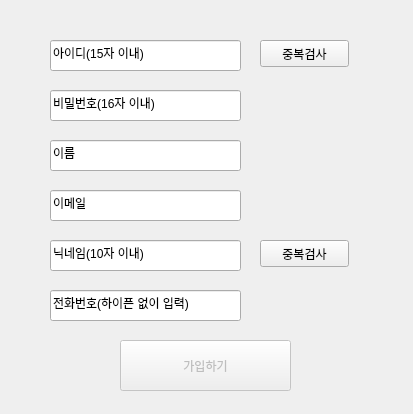
<?xml version="1.0" encoding="UTF-8"?>
<ui version="4.0">
 <class>Form</class>
 <widget class="QWidget" name="Form">
  <property name="windowModality">
   <enum>Qt::NonModal</enum>
  </property>
  <property name="geometry">
   <rect>
    <x>0</x>
    <y>0</y>
    <width>413</width>
    <height>414</height>
   </rect>
  </property>
  <property name="windowTitle">
   <string>Sign In</string>
  </property>
  <widget class="QLineEdit" name="idLineEdit">
   <property name="geometry">
    <rect>
     <x>50</x>
     <y>40</y>
     <width>191</width>
     <height>31</height>
    </rect>
   </property>
   <property name="text">
    <string>아이디(15자 이내)</string>
   </property>
  </widget>
  <widget class="QLineEdit" name="pwLineEdit">
   <property name="geometry">
    <rect>
     <x>50</x>
     <y>90</y>
     <width>191</width>
     <height>31</height>
    </rect>
   </property>
   <property name="text">
    <string>비밀번호(16자 이내)</string>
   </property>
  </widget>
  <widget class="QPushButton" name="idCheckButton">
   <property name="geometry">
    <rect>
     <x>260</x>
     <y>40</y>
     <width>89</width>
     <height>27</height>
    </rect>
   </property>
   <property name="text">
    <string>중복검사</string>
   </property>
  </widget>
  <widget class="QLineEdit" name="nameLineEdit">
   <property name="geometry">
    <rect>
     <x>50</x>
     <y>140</y>
     <width>191</width>
     <height>31</height>
    </rect>
   </property>
   <property name="text">
    <string>이름</string>
   </property>
  </widget>
  <widget class="QLineEdit" name="emailLineEdit">
   <property name="geometry">
    <rect>
     <x>50</x>
     <y>190</y>
     <width>191</width>
     <height>31</height>
    </rect>
   </property>
   <property name="text">
    <string>이메일</string>
   </property>
  </widget>
  <widget class="QLineEdit" name="nickLineEdit">
   <property name="geometry">
    <rect>
     <x>50</x>
     <y>240</y>
     <width>191</width>
     <height>31</height>
    </rect>
   </property>
   <property name="text">
    <string>닉네임(10자 이내)</string>
   </property>
  </widget>
  <widget class="QLineEdit" name="phoneLineEdit">
   <property name="geometry">
    <rect>
     <x>50</x>
     <y>290</y>
     <width>191</width>
     <height>31</height>
    </rect>
   </property>
   <property name="text">
    <string>전화번호(하이픈 없이 입력)</string>
   </property>
  </widget>
  <widget class="QPushButton" name="nickCheckButton">
   <property name="geometry">
    <rect>
     <x>260</x>
     <y>240</y>
     <width>89</width>
     <height>27</height>
    </rect>
   </property>
   <property name="text">
    <string>중복검사</string>
   </property>
  </widget>
  <widget class="QPushButton" name="signUpButton">
   <property name="enabled">
    <bool>false</bool>
   </property>
   <property name="geometry">
    <rect>
     <x>120</x>
     <y>340</y>
     <width>171</width>
     <height>51</height>
    </rect>
   </property>
   <property name="text">
    <string>가입하기</string>
   </property>
   <property name="checkable">
    <bool>false</bool>
   </property>
  </widget>
 </widget>
 <resources/>
 <connections/>
</ui>
